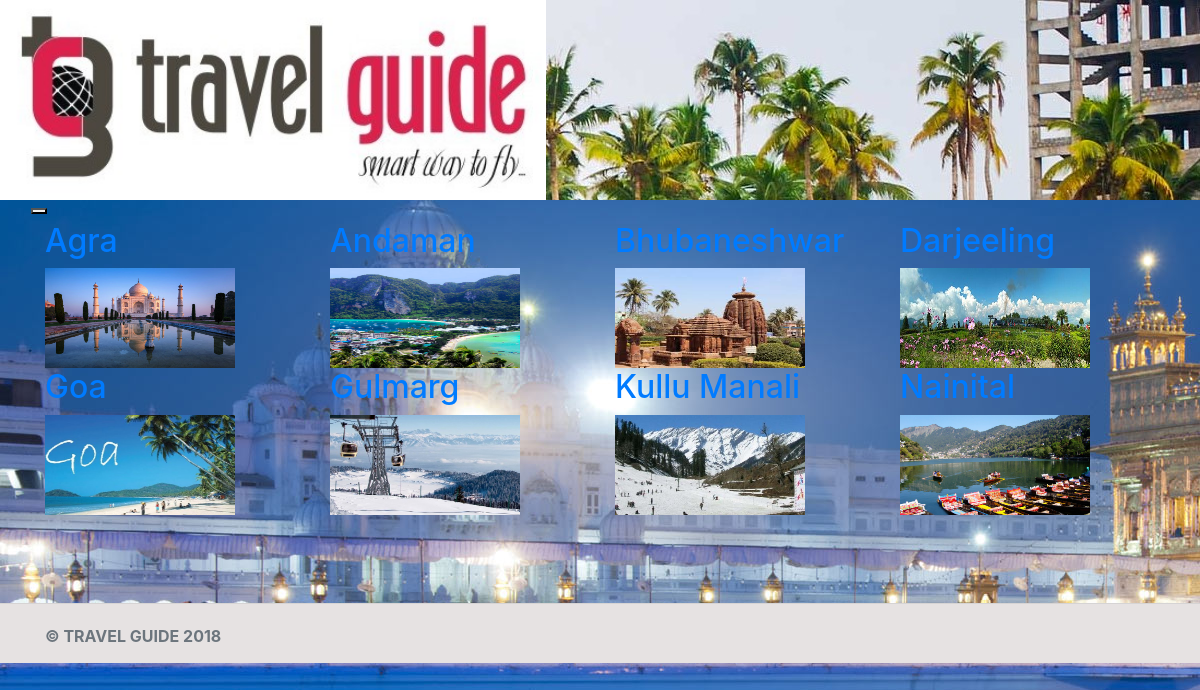
The page /places/ on the database its author committed.
### main/models.py (models this page shows, shortened)
class Location(models.Model):
    name = models.CharField(max_length=100)
    image = models.ImageField(upload_to='location_images',
                            default='media/default.png')
    description = models.CharField(max_length=1000)
    Best_Time_to_Visit = models.CharField(max_length=100)

### main/views.py (the view)
# urls.py: url(r'^places/$' , views.places, name= 'places'),
def places(request):
    locations = Location.objects.all()
    return render(request, 'places.html', {'locations': locations})

### main/templates/places.html
{% extends 'base.html' %}
{% load staticfiles %}
{% block content %}
<div class="row">
    {% for location in locations|dictsort:'name' %}
    <div class="col-md-3">
        <a href="/{{ location.id }}/">
            <div class="tracker panel panel-default">
                <div class="panel-heading">
                    <h2 class="panel-title">{{ location.name }}</h2>
                </div>
                <div class="panel-body">
                    <a href= "/{{ location.id }}/">
                     <div class="tracker-photo">
                        <img src="{{ location.image.url }}" >
                     </div>
                    </a>
                </div>
            </div>
        </a>
    </div>
    {% if forloop.counter|divisibleby:4 %}
        </div><div class= "row"><br><br>
    {% endif %}
    {% endfor %}
</div>
{% endblock %}

### main/templates/base.html (shortened to what this page needs)
{% load staticfiles %}
<!DOCTYPE html>
<html lang="en">
<head>
    <link href="{% static 'css/bootstrap.min.css' %}" rel="stylesheet" >
    <link href="{% static 'style.css' %}" rel="stylesheet" >
</head>
<body>
<header>
      <a href="/"><img src="{% static "images/Travel Guide Logo.jpg" %}" height = 200 alt="Travel Guide Logo"></a>
</header>
<nav class="navbar navbar-default navbar-static-top" role="navigation">
    <div class="container-fluid">
        <button type="button" class="navbar-toggle" data-toggle="collapse" data-target="#topNavBar">
        </button>
  </nav>
  <main class="container">
      {% block content %}
      {% endblock %}
  </main>
  <footer class="footer" role="contentinfo">
      <div class="container">
          <p class="text-muted">&copy; Travel Guide 2018</p>
      </div>
  </footer>
</body>
</html>

### main/static/style.css (style rules this page uses)
body { background: #7E797C url("images/image7.jpg"); }
header { background: #6F99A9 url(images/place.jpg) top right no-repeat; }
.panel-body img { float: left; width: 500px; height: 300px; padding-right: 10px; }
.tracker-photo img { width: 200px; height: 100px; }
.footer { position: fixed; background: #e6e2e2; border-top: 1px solid #d6d4d4; color: #bcbbbd; font-weight: bold; height: 60px; margin-top: 40px; text-transform: uppercase; width: 100%; }
.footer > .container { padding-left: 15px; padding-right: 15px; }
.container > .text-muted { margin: 20px 0; }

### rows shown on the page
Location: name "Agra", image (picture)
Location: name "Andaman", image (picture)
Location: image (picture)
Location: image (picture)
Location: name "Goa", image (picture)
Location: name "Gulmarg", image (picture)
Location: name "Kullu Manali", image (picture)
Location: name "Nainital", image (picture)
